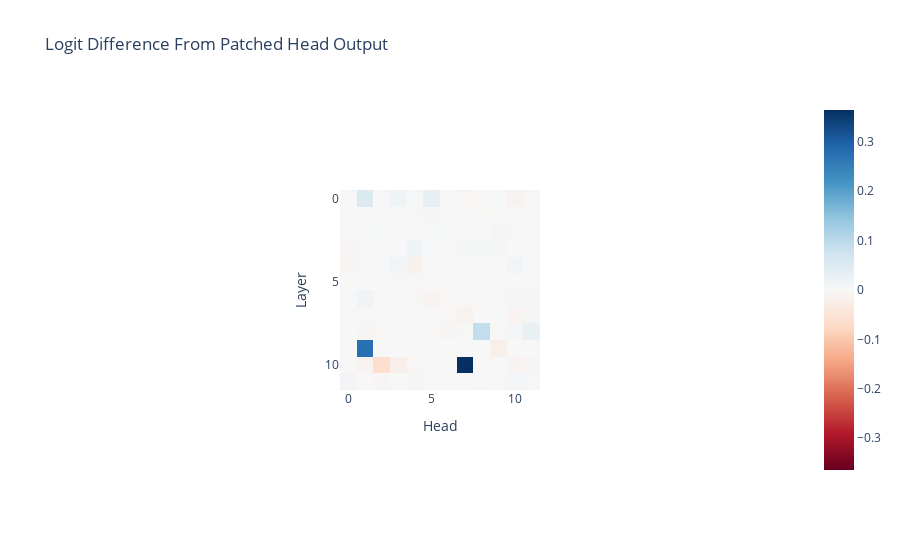

Notebook source saved alongside this figure:
### Markdown cell above
We can now see that, in addition to the name mover heads identified before, in mid-late layers the heads L8H6, L8H10, L7H9 matter and are presumably responsible for moving information from the second subject to the final token. And heads L5H5, L6H9, L3H0 also matter a lot, and are presumably involved in detecting duplicated tokens.

### Code cell
imshow(patched_head_z_diff, title="Logit Difference From Patched Head Output", labels={"x":"Head", "y":"Layer"})

### Figure 1 — Plotly figure (JSON) as saved in the notebook; plotly's stock layout.template omitted (floating-point values rounded to 4 significant figures; data arrays with more than 128 entries replaced by an {"elided": "..."} marker saying what was removed)
{"data": [{"coloraxis": "coloraxis", "hovertemplate": "Head: %{x}<br>Layer: %{y}<br>color: %{z}<extra></extra>", "name": "0", "type": "heatmap", "xaxis": "x", "yaxis": "y", "z": {"elided": "12x12 float values"}}], "layout": {"autosize": true, "coloraxis": {"cmid": 0, "colorscale": [[0, "rgb(103,0,31)"], [0.1, "rgb(178,24,43)"], [0.2, "rgb(214,96,77)"], [0.3, "rgb(244,165,130)"], [0.4, "rgb(253,219,199)"], [0.5, "rgb(247,247,247)"], [0.6, "rgb(209,229,240)"], [0.7, "rgb(146,197,222)"], [0.8, "rgb(67,147,195)"], [0.9, "rgb(33,102,172)"], [1, "rgb(5,48,97)"]]}, "title": {"text": "Logit Difference From Patched Head Output"}, "xaxis": {"anchor": "y", "autorange": true, "constrain": "domain", "domain": [0.3613, 0.6387], "range": [-0.5, 11.5], "scaleanchor": "y", "title": {"text": "Head"}}, "yaxis": {"anchor": "x", "autorange": true, "constrain": "domain", "domain": [0, 1], "range": [11.5, -0.5], "title": {"text": "Layer"}}}}
